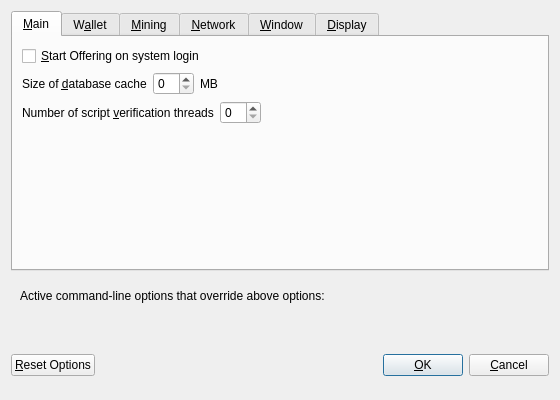
<?xml version="1.0" encoding="UTF-8"?>
<ui version="4.0">
 <class>OptionsDialog</class>
 <widget class="QDialog" name="OptionsDialog">
  <property name="geometry">
   <rect>
    <x>0</x>
    <y>0</y>
    <width>560</width>
    <height>400</height>
   </rect>
  </property>
  <property name="windowTitle">
   <string>Options</string>
  </property>
  <property name="modal">
   <bool>true</bool>
  </property>
  <layout class="QVBoxLayout" name="verticalLayout">
   <item>
    <widget class="QTabWidget" name="tabWidget">
     <property name="currentIndex">
      <number>0</number>
     </property>
     <widget class="QWidget" name="tabMain">
      <attribute name="title">
       <string>&amp;Main</string>
      </attribute>
      <layout class="QVBoxLayout" name="verticalLayout_Main">
       <item>
        <widget class="QCheckBox" name="bitcoinAtStartup">
         <property name="toolTip">
          <string>Automatically start Offering after logging in to the system.</string>
         </property>
         <property name="text">
          <string>&amp;Start Offering on system login</string>
         </property>
        </widget>
       </item>
       <item>
        <layout class="QHBoxLayout" name="horizontalLayout_2_Main">
         <item>
          <widget class="QLabel" name="databaseCacheLabel">
           <property name="text">
            <string>Size of &amp;database cache</string>
           </property>
           <property name="textFormat">
            <enum>Qt::PlainText</enum>
           </property>
           <property name="buddy">
            <cstring>databaseCache</cstring>
           </property>
          </widget>
         </item>
         <item>
          <widget class="QSpinBox" name="databaseCache"/>
         </item>
         <item>
          <widget class="QLabel" name="databaseCacheUnitLabel">
           <property name="text">
            <string>MB</string>
           </property>
           <property name="textFormat">
            <enum>Qt::PlainText</enum>
           </property>
          </widget>
         </item>
         <item>
          <spacer name="horizontalSpacer_2_Main">
           <property name="orientation">
            <enum>Qt::Horizontal</enum>
           </property>
           <property name="sizeHint" stdset="0">
            <size>
             <width>40</width>
             <height>20</height>
            </size>
           </property>
          </spacer>
         </item>
        </layout>
       </item>
       <item>
        <layout class="QHBoxLayout" name="horizontalLayout_3_Main">
         <item>
          <widget class="QLabel" name="threadsScriptVerifLabel">
           <property name="text">
            <string>Number of script &amp;verification threads</string>
           </property>
           <property name="textFormat">
            <enum>Qt::PlainText</enum>
           </property>
           <property name="buddy">
            <cstring>threadsScriptVerif</cstring>
           </property>
          </widget>
         </item>
         <item>
          <widget class="QSpinBox" name="threadsScriptVerif">
           <property name="toolTip">
            <string>(0 = auto, &lt;0 = leave that many cores free)</string>
           </property>
          </widget>
         </item>
         <item>
          <spacer name="horizontalSpacer_3_Main">
           <property name="orientation">
            <enum>Qt::Horizontal</enum>
           </property>
           <property name="sizeHint" stdset="0">
            <size>
             <width>40</width>
             <height>20</height>
            </size>
           </property>
          </spacer>
         </item>
        </layout>
       </item>
       <item>
        <spacer name="verticalSpacer_Main">
         <property name="orientation">
          <enum>Qt::Vertical</enum>
         </property>
         <property name="sizeHint" stdset="0">
          <size>
           <width>20</width>
           <height>40</height>
          </size>
         </property>
        </spacer>
       </item>
      </layout>
     </widget>
     <widget class="QWidget" name="tabWallet">
      <attribute name="title">
       <string>W&amp;allet</string>
      </attribute>
      <layout class="QVBoxLayout" name="verticalLayout_Wallet">
       <item>
        <widget class="QGroupBox" name="groupBox">
         <property name="title">
          <string>Expert</string>
         </property>
         <layout class="QVBoxLayout" name="verticalLayout_2">
          <item>
           <widget class="QCheckBox" name="coinControlFeatures">
            <property name="toolTip">
             <string>Whether to show coin control features or not.</string>
            </property>
            <property name="text">
             <string>Enable coin &amp;control features</string>
            </property>
           </widget>
          </item>
          <item>
           <widget class="QCheckBox" name="spendZeroConfChange">
            <property name="toolTip">
             <string>If you disable the spending of unconfirmed change, the change from a transaction cannot be used until that transaction has at least one confirmation. This also affects how your balance is computed.</string>
            </property>
            <property name="text">
             <string>&amp;Spend unconfirmed change</string>
            </property>
           </widget>
          </item>
         </layout>
        </widget>
       </item>
       <item>
        <spacer name="verticalSpacer_Wallet">
         <property name="orientation">
          <enum>Qt::Vertical</enum>
         </property>
         <property name="sizeHint" stdset="0">
          <size>
           <width>20</width>
           <height>40</height>
          </size>
         </property>
        </spacer>
       </item>
      </layout>
     </widget>
     <widget class="QWidget" name="tabMining">
      <attribute name="title">
       <string>&amp;Mining</string>
      </attribute>
      <layout class="QVBoxLayout" name="verticalLayout_Mining">
       <item>
        <layout class="QHBoxLayout" name="horizontalLayout_2_Mining">
         <item>
          <widget class="QLabel" name="labelMiningProcLimit">
           <property name="text">
            <string>&amp;Mining threads:</string>
           </property>
           <property name="textFormat">
            <enum>Qt::PlainText</enum>
           </property>
           <property name="buddy">
            <cstring>comboMiningProcLimit</cstring>
           </property>
          </widget>
         </item>
         <item>
          <widget class="QValueComboBox" name="comboMiningProcLimit">
           <property name="toolTip">
            <string>Choose the default mining threads.</string>
           </property>
          </widget>
         </item>
        </layout>
       </item>
       <item>
        <spacer name="verticalSpacer_Display1">
         <property name="orientation">
          <enum>Qt::Vertical</enum>
         </property>
         <property name="sizeHint" stdset="0">
          <size>
           <width>20</width>
           <height>40</height>
          </size>
         </property>
        </spacer>
       </item>
      </layout>
     </widget>
     <widget class="QWidget" name="tabNetwork">
      <attribute name="title">
       <string>&amp;Network</string>
      </attribute>
      <layout class="QVBoxLayout" name="verticalLayout_Network">
       <item>
        <widget class="QCheckBox" name="mapPortUpnp">
         <property name="toolTip">
          <string>Automatically open the Offering client port on the router. This only works when your router supports UPnP and it is enabled.</string>
         </property>
         <property name="text">
          <string>Map port using &amp;UPnP</string>
         </property>
        </widget>
       </item>
       <item>
        <widget class="QCheckBox" name="allowIncoming">
         <property name="toolTip">
          <string>Accept connections from outside</string>
         </property>
         <property name="text">
          <string>Allow incoming connections</string>
         </property>
        </widget>
       </item>
       <item>
        <widget class="QCheckBox" name="connectSocks">
         <property name="toolTip">
          <string>Connect to the Offering network through a SOCKS5 proxy.</string>
         </property>
         <property name="text">
          <string>&amp;Connect through SOCKS5 proxy (default proxy):</string>
         </property>
        </widget>
       </item>
       <item>
        <layout class="QHBoxLayout" name="horizontalLayout_1_Network">
         <item>
          <widget class="QLabel" name="proxyIpLabel">
           <property name="text">
            <string>Proxy &amp;IP:</string>
           </property>
           <property name="textFormat">
            <enum>Qt::PlainText</enum>
           </property>
           <property name="buddy">
            <cstring>proxyIp</cstring>
           </property>
          </widget>
         </item>
         <item>
          <widget class="QValidatedLineEdit" name="proxyIp">
           <property name="minimumSize">
            <size>
             <width>140</width>
             <height>0</height>
            </size>
           </property>
           <property name="maximumSize">
            <size>
             <width>140</width>
             <height>16777215</height>
            </size>
           </property>
           <property name="toolTip">
            <string>IP address of the proxy (e.g. IPv4: 127.0.0.1 / IPv6: ::1)</string>
           </property>
          </widget>
         </item>
         <item>
          <widget class="QLabel" name="proxyPortLabel">
           <property name="text">
            <string>&amp;Port:</string>
           </property>
           <property name="textFormat">
            <enum>Qt::PlainText</enum>
           </property>
           <property name="buddy">
            <cstring>proxyPort</cstring>
           </property>
          </widget>
         </item>
         <item>
          <widget class="QLineEdit" name="proxyPort">
           <property name="minimumSize">
            <size>
             <width>55</width>
             <height>0</height>
            </size>
           </property>
           <property name="maximumSize">
            <size>
             <width>55</width>
             <height>16777215</height>
            </size>
           </property>
           <property name="toolTip">
            <string>Port of the proxy (e.g. 9050)</string>
           </property>
          </widget>
         </item>
         <item>
          <spacer name="horizontalSpacer_1_Network">
           <property name="orientation">
            <enum>Qt::Horizontal</enum>
           </property>
           <property name="sizeHint" stdset="0">
            <size>
             <width>40</width>
             <height>20</height>
            </size>
           </property>
          </spacer>
         </item>
        </layout>
       </item>
       <item>
        <spacer name="verticalSpacer_Network">
         <property name="orientation">
          <enum>Qt::Vertical</enum>
         </property>
         <property name="sizeHint" stdset="0">
          <size>
           <width>20</width>
           <height>40</height>
          </size>
         </property>
        </spacer>
       </item>
      </layout>
     </widget>
     <widget class="QWidget" name="tabWindow">
      <attribute name="title">
       <string>&amp;Window</string>
      </attribute>
      <layout class="QVBoxLayout" name="verticalLayout_Window">
       <item>
        <widget class="QCheckBox" name="minimizeToTray">
         <property name="toolTip">
          <string>Show only a tray icon after minimizing the window.</string>
         </property>
         <property name="text">
          <string>&amp;Minimize to the tray instead of the taskbar</string>
         </property>
        </widget>
       </item>
       <item>
        <widget class="QCheckBox" name="minimizeOnClose">
         <property name="toolTip">
          <string>Minimize instead of exit the application when the window is closed. When this option is enabled, the application will be closed only after selecting Quit in the menu.</string>
         </property>
         <property name="text">
          <string>M&amp;inimize on close</string>
         </property>
        </widget>
       </item>
       <item>
        <spacer name="verticalSpacer_Window">
         <property name="orientation">
          <enum>Qt::Vertical</enum>
         </property>
         <property name="sizeHint" stdset="0">
          <size>
           <width>20</width>
           <height>40</height>
          </size>
         </property>
        </spacer>
       </item>
      </layout>
     </widget>
     <widget class="QWidget" name="tabDisplay">
      <attribute name="title">
       <string>&amp;Display</string>
      </attribute>
      <layout class="QVBoxLayout" name="verticalLayout_Display">
       <item>
        <layout class="QHBoxLayout" name="horizontalLayout_1_Display">
         <item>
          <widget class="QLabel" name="langLabel">
           <property name="text">
            <string>User Interface &amp;language:</string>
           </property>
           <property name="textFormat">
            <enum>Qt::PlainText</enum>
           </property>
           <property name="buddy">
            <cstring>lang</cstring>
           </property>
          </widget>
         </item>
         <item>
          <widget class="QValueComboBox" name="lang">
           <property name="toolTip">
            <string>The user interface language can be set here. This setting will take effect after restarting Offering.</string>
           </property>
          </widget>
         </item>
        </layout>
       </item>
       <item>
        <layout class="QHBoxLayout" name="horizontalLayout_2_Display">
         <item>
          <widget class="QLabel" name="unitLabel">
           <property name="text">
            <string>&amp;Unit to show amounts in:</string>
           </property>
           <property name="textFormat">
            <enum>Qt::PlainText</enum>
           </property>
           <property name="buddy">
            <cstring>unit</cstring>
           </property>
          </widget>
         </item>
         <item>
          <widget class="QValueComboBox" name="unit">
           <property name="toolTip">
            <string>Choose the default subdivision unit to show in the interface and when sending coins.</string>
           </property>
          </widget>
         </item>
        </layout>
       </item>
       <item>
        <layout class="QHBoxLayout" name="horizontalLayout_3_Display">
         <item>
          <widget class="QLabel" name="thirdPartyTxUrlsLabel">
           <property name="toolTip">
            <string>Third party URLs (e.g. a block explorer) that appear in the transactions tab as context menu items. %s in the URL is replaced by transaction hash. Multiple URLs are separated by vertical bar |.</string>
           </property>
           <property name="text">
            <string>Third party transaction URLs</string>
           </property>
           <property name="buddy">
            <cstring>thirdPartyTxUrls</cstring>
           </property>
          </widget>
         </item>
         <item>
          <widget class="QLineEdit" name="thirdPartyTxUrls">
           <property name="toolTip">
            <string>Third party URLs (e.g. a block explorer) that appear in the transactions tab as context menu items. %s in the URL is replaced by transaction hash. Multiple URLs are separated by vertical bar |.</string>
           </property>
          </widget>
         </item>
        </layout>
       </item>
       <item>
        <spacer name="verticalSpacer_Display">
         <property name="orientation">
          <enum>Qt::Vertical</enum>
         </property>
         <property name="sizeHint" stdset="0">
          <size>
           <width>20</width>
           <height>40</height>
          </size>
         </property>
        </spacer>
       </item>
      </layout>
     </widget>
    </widget>
   </item>
   <item>
    <widget class="QFrame" name="frame">
     <layout class="QVBoxLayout" name="verticalLayout_Bottom">
      <item>
       <layout class="QHBoxLayout" name="horizontalLayout_Bottom">
        <item>
         <widget class="QLabel" name="overriddenByCommandLineInfoLabel">
          <property name="text">
           <string>Active command-line options that override above options:</string>
          </property>
          <property name="textFormat">
           <enum>Qt::PlainText</enum>
          </property>
         </widget>
        </item>
        <item>
         <spacer name="horizontalSpacer_Bottom">
          <property name="orientation">
           <enum>Qt::Horizontal</enum>
          </property>
          <property name="sizeHint" stdset="0">
           <size>
            <width>40</width>
            <height>20</height>
           </size>
          </property>
         </spacer>
        </item>
       </layout>
      </item>
      <item>
       <widget class="QLabel" name="overriddenByCommandLineLabel">
        <property name="text">
         <string/>
        </property>
        <property name="textFormat">
         <enum>Qt::PlainText</enum>
        </property>
        <property name="wordWrap">
         <bool>true</bool>
        </property>
       </widget>
      </item>
     </layout>
    </widget>
   </item>
   <item>
    <layout class="QHBoxLayout" name="horizontalLayout_Buttons">
     <item>
      <widget class="QPushButton" name="resetButton">
       <property name="toolTip">
        <string>Reset all client options to default.</string>
       </property>
       <property name="text">
        <string>&amp;Reset Options</string>
       </property>
       <property name="autoDefault">
        <bool>false</bool>
       </property>
      </widget>
     </item>
     <item>
      <spacer name="horizontalSpacer_1">
       <property name="orientation">
        <enum>Qt::Horizontal</enum>
       </property>
       <property name="sizeHint" stdset="0">
        <size>
         <width>40</width>
         <height>48</height>
        </size>
       </property>
      </spacer>
     </item>
     <item>
      <widget class="QLabel" name="statusLabel">
       <property name="minimumSize">
        <size>
         <width>200</width>
         <height>0</height>
        </size>
       </property>
       <property name="font">
        <font>
         <weight>75</weight>
         <bold>true</bold>
        </font>
       </property>
       <property name="text">
        <string/>
       </property>
       <property name="textFormat">
        <enum>Qt::PlainText</enum>
       </property>
       <property name="wordWrap">
        <bool>true</bool>
       </property>
      </widget>
     </item>
     <item>
      <spacer name="horizontalSpacer_2">
       <property name="orientation">
        <enum>Qt::Horizontal</enum>
       </property>
       <property name="sizeHint" stdset="0">
        <size>
         <width>40</width>
         <height>48</height>
        </size>
       </property>
      </spacer>
     </item>
     <item>
      <widget class="QPushButton" name="okButton">
       <property name="text">
        <string>&amp;OK</string>
       </property>
       <property name="autoDefault">
        <bool>false</bool>
       </property>
       <property name="default">
        <bool>true</bool>
       </property>
      </widget>
     </item>
     <item>
      <widget class="QPushButton" name="cancelButton">
       <property name="text">
        <string>&amp;Cancel</string>
       </property>
       <property name="autoDefault">
        <bool>false</bool>
       </property>
      </widget>
     </item>
    </layout>
   </item>
  </layout>
 </widget>
 <customwidgets>
  <customwidget>
   <class>QValidatedLineEdit</class>
   <extends>QLineEdit</extends>
   <header>qvalidatedlineedit.h</header>
  </customwidget>
  <customwidget>
   <class>QValueComboBox</class>
   <extends>QComboBox</extends>
   <header>qvaluecombobox.h</header>
  </customwidget>
 </customwidgets>
 <resources/>
 <connections/>
</ui>
